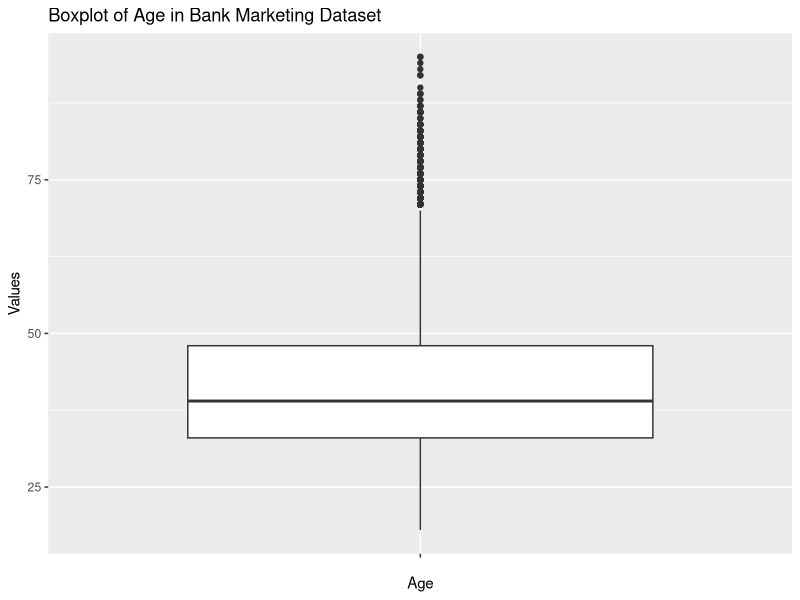
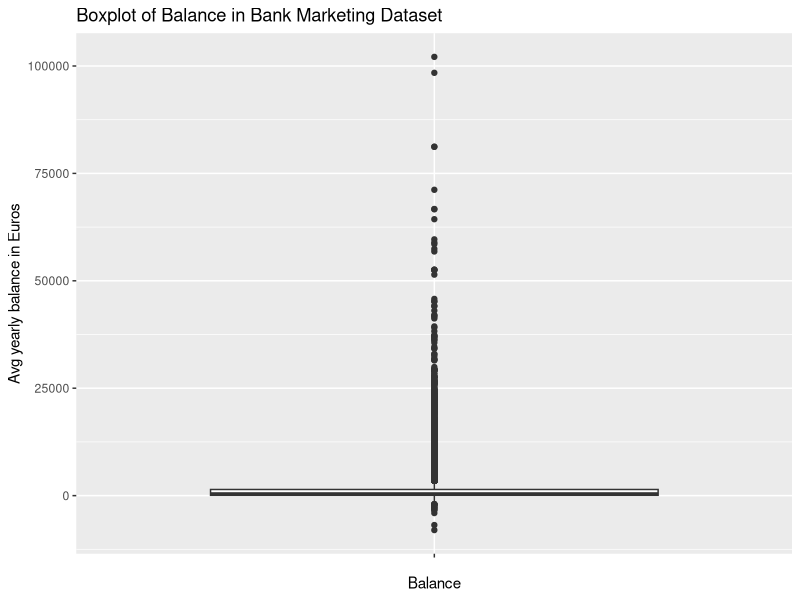
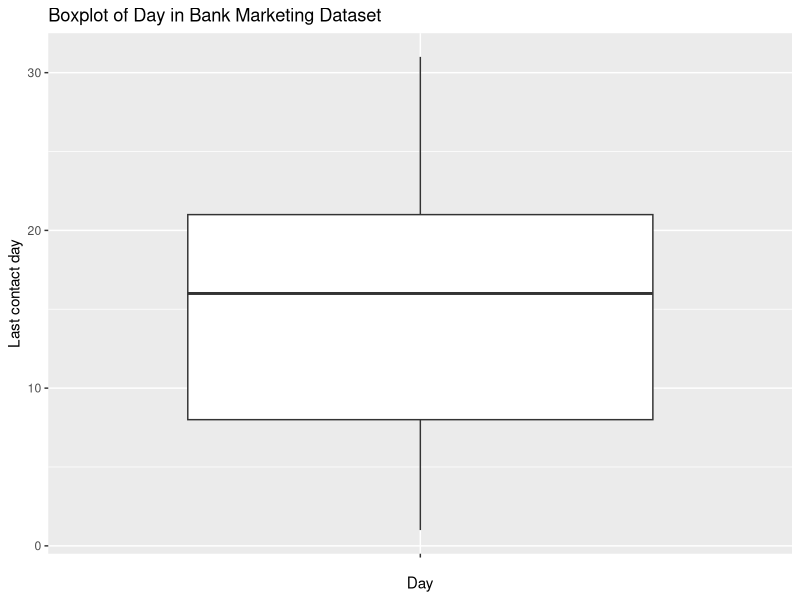
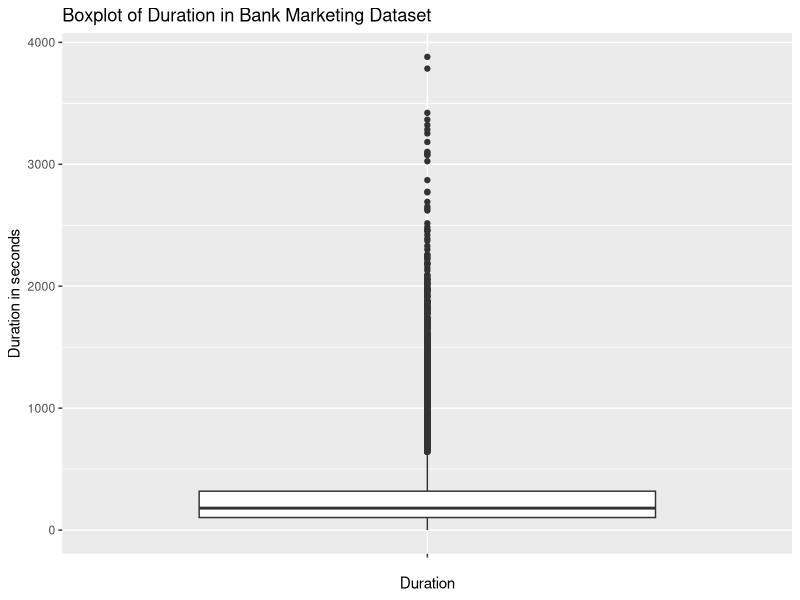
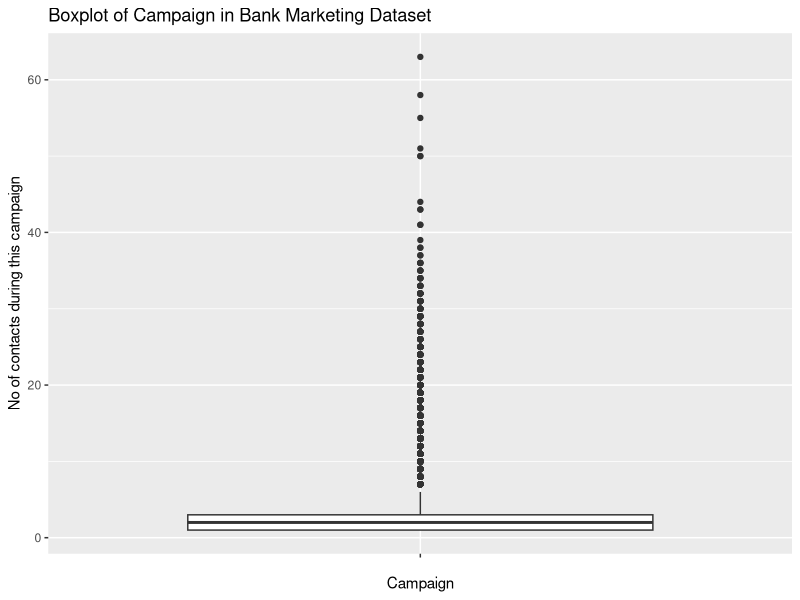
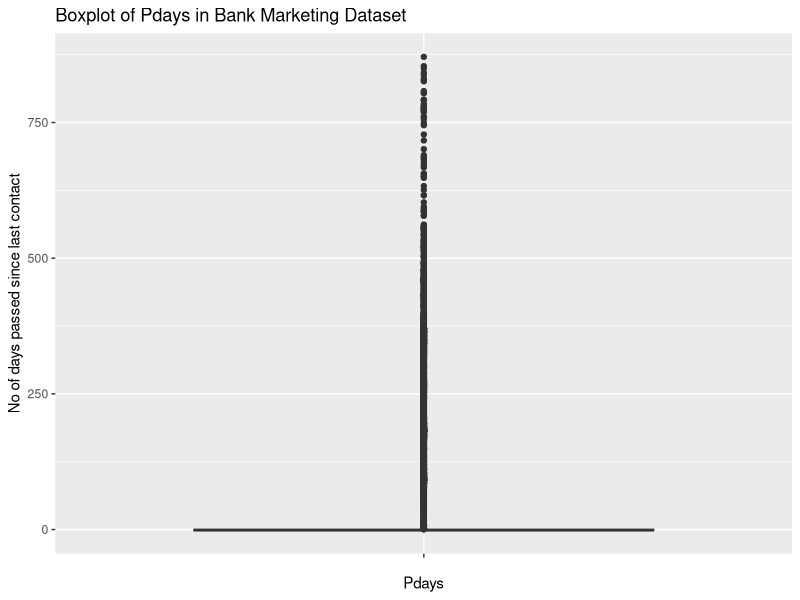
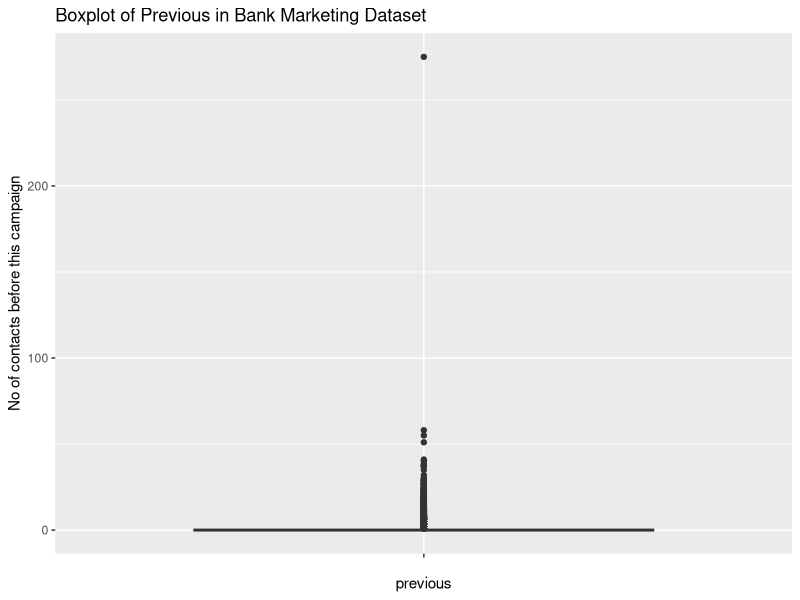
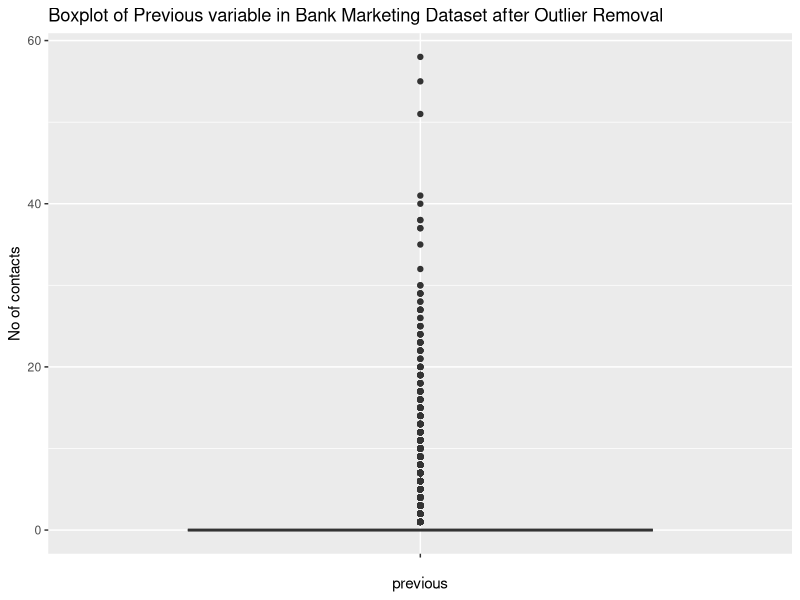

Recreate these plots in R, in order.
## ---- chunk 1
library (ggplot2)
library(dplyr)
library(tidyverse)
library(scales)
library(polycor)
library(caret)
knitr::opts_chunk$set(echo = TRUE)
## ---- chunk 2
clientdata <- read.csv("bank_marketing.csv",header=T,sep=";")
#Returns no of rows and columns
dim(clientdata)
#Returns the data type of the columns
str(clientdata)
#View(clientdata)
## ---- chunk 3
colSums(is.na(clientdata) | clientdata == "")
#Filtering rows which has non missing values in default and contact columns
clientdata <- clientdata %>% filter(default != "" & contact != "")
#Replace missing values in the "age" column with the median age of all non missing values in the same column
clientdata <- clientdata %>% mutate(across(age, ~replace_na(., median(., na.rm=TRUE))))
## ---- chunk 4
colSums(is.na(clientdata))

summary(clientdata)
## ---- chunk 5
#identifying outliers
ggplot(data = clientdata, aes(x = "", y = age)) + geom_boxplot() + 
  labs(title = "Boxplot of Age in Bank Marketing Dataset", x = "Age", y = "Values")
ggplot(data = clientdata, aes(x = "", y = balance)) + geom_boxplot() + 
  labs(title = "Boxplot of Balance in Bank Marketing Dataset", x = "Balance", y = "Avg yearly balance in Euros")
ggplot(data = clientdata, aes(x = "", y = day)) + geom_boxplot() + 
  labs(title = "Boxplot of Day in Bank Marketing Dataset", x = "Day", y = "Last contact day")
ggplot(data = clientdata, aes(x = "", y = duration)) + geom_boxplot() + 
  labs(title = "Boxplot of Duration in Bank Marketing Dataset", x = "Duration", y = "Duration in seconds")
ggplot(data = clientdata, aes(x = "", y = campaign)) + geom_boxplot() + 
  labs(title = "Boxplot of Campaign in Bank Marketing Dataset", x = "Campaign", y = "No of contacts during this campaign")
ggplot(data = clientdata, aes(x = "", y = pdays)) + geom_boxplot() + 
  labs(title = "Boxplot of Pdays in Bank Marketing Dataset", x = "Pdays", y = "No of days passed since last contact")
ggplot(data = clientdata, aes(x = "", y = previous)) + geom_boxplot() + 
  labs(title = "Boxplot of Previous in Bank Marketing Dataset", x = "previous", y = "No of contacts before this campaign")
## ---- chunk 6
#Treating Outliers
clientdata <- clientdata %>% filter(previous != max(previous))
#Checking the box plot of Previous variable after removing one outlier
ggplot(data = clientdata, aes(x = "", y = previous)) + geom_boxplot() +
  labs(title = "Boxplot of Previous variable in Bank Marketing Dataset after Outlier Removal", x = "previous", y = "No of contacts")
summary(clientdata$previous)
## ---- chunk 7
#Aggregating the data by job type
clientdata %>% group_by(job) %>% summarize(total_deposits = sum(deposit == 'yes')) %>% arrange(desc(total_deposits))
## ---- chunk 8
#Aggregating the data by month
clientdata %>% group_by(month) %>% summarize(total_deposits = sum(deposit == 'yes')) %>% arrange(desc(total_deposits))
clientdata %>% group_by(month) %>% summarize(total_contacts = sum(campaign)) %>% arrange(desc(total_contacts))
## ---- chunk 9
#Aggregating the data by poutcome
clientdata %>% group_by(poutcome) %>% summarize(total_deposits = sum(deposit == 'yes')) %>% arrange(desc(total_deposits))
## ---- chunk 10
#numerical measures of centrality --> mean, median, mode
#measures of centrality of age
mean_age <- round(mean(clientdata$age),2)
median_age <- round(median(clientdata$age),2)
mode_age <- clientdata %>% 
  count(age) %>% 
  filter(n == max(n)) %>% 
  pull(age)

#measures of centrality of balance
mean_balance <- round(mean(clientdata$balance),2)
median_balance <- round(median(clientdata$balance),2)
mode_balance <- clientdata %>% 
  count(balance) %>% 
  filter(n == max(n)) %>% 
  pull(balance)

#measures of centrality of day
mean_day <- round(mean(clientdata$day),2)
median_day <- round(median(clientdata$day),2)
mode_day <- clientdata %>% 
  count(day) %>% 
  filter(n == max(n)) %>% 
  pull(day)

#measures of centrality of duration
mean_duration <- round(mean(clientdata$duration),2)
median_duration <- round(median(clientdata$duration),2)
mode_duration <- clientdata %>% 
  count(duration) %>% 
  filter(n == max(n)) %>% 
  pull(duration)

#check if there are two modes
if (length(mode_duration) > 1) {
  mode_duration <- paste(mode_duration, collapse = ", ")
}

#measures of centrality of campaign
mean_campaign <- round(mean(clientdata$campaign),2)
median_campaign <- round(median(clientdata$campaign),2)
mode_campaign <- clientdata %>% 
  count(campaign) %>% 
  filter(n == max(n)) %>% 
  pull(campaign)

#measures of centrality of pdays
mean_pdays <- round(mean(clientdata$pdays),2)
median_pdays <- round(median(clientdata$pdays),2)
mode_pdays <- clientdata %>% 
  count(pdays) %>% 
  filter(n == max(n)) %>% 
  pull(pdays)

#measures of centrality of previous
mean_previous <- round(mean(clientdata$previous),2)
median_previous <- round(median(clientdata$previous),2)
mode_previous <- clientdata %>% 
  count(previous) %>% 
  filter(n == max(n)) %>% 
  pull(previous)

summary_df <- data.frame(
  row.names = c("Age","Balance","Day","Duration","Campaign","pdays","Previous"),
  Mean = c(mean_age,mean_balance,mean_day,mean_duration,mean_campaign,mean_pdays,mean_previous),
  Median = c(median_age,median_balance,median_day,median_duration,median_campaign,median_pdays,median_previous),
  Mode = c(mode_age,mode_balance,mode_day,mode_duration,mode_campaign,mode_pdays,mode_previous)
)
summary_df
## ---- chunk 11
#categorical measures of centrality --> mode
#mode of job
mode_job <- clientdata %>% 
  count(job) %>% 
  filter(n == max(n)) %>% 
  pull(job)

#mode of marital
mode_marital <- clientdata %>% 
  count(marital) %>% 
  filter(n == max(n)) %>% 
  pull(marital)

#mode of education
mode_education <- clientdata %>% 
  count(education) %>% 
  filter(n == max(n)) %>% 
  pull(education)

#mode of contact
mode_contact <- clientdata %>% 
  count(contact) %>% 
  filter(n == max(n)) %>% 
  pull(contact)

#mode of month
mode_month <- clientdata %>% 
  count(month) %>% 
  filter(n == max(n)) %>% 
  pull(month)

#mode of poutcome
mode_poutcome <- clientdata %>% 
  count(poutcome) %>% 
  filter(n == max(n)) %>% 
  pull(poutcome)

mode_df <- data.frame(
  row.names = c("Jobs","Marital","Education","Contact","Month","poutcome"),
  Mode = c(mode_job,mode_marital,mode_education,mode_contact,mode_month,mode_poutcome)
)
mode_df
## ---- chunk 12
#binary measures of centrality --> frequency tables 
default_table <- table(clientdata$default)
housing_table <- table(clientdata$housing)
loan_table <- table(clientdata$loan)
deposit_table <- table(clientdata$deposit)

freq_df <- rbind(default_table,housing_table,loan_table,deposit_table)
row.names(freq_df) <-  c("Default","Housing","Loan","Deposit")
freq_df
## ---- chunk 13
#measures of distribution of age
var_age <- round(var(clientdata$age),2)
sd_age <- round(sd(clientdata$age),2)
IQR_age <- round(IQR(clientdata$age),2)
q1_age <- summary(clientdata$age)[2]
q3_age <- summary(clientdata$age)[5]
range_age <- summary(clientdata$age)[6] - summary(clientdata$age)[1]

#measures of distribution of balance
var_balance <- round(var(clientdata$balance),2)
sd_balance <- round(sd(clientdata$balance),2)
IQR_balance <- round(IQR(clientdata$balance),2)
q1_balance <- summary(clientdata$balance)[2]
q3_balance <- summary(clientdata$balance)[5]
range_balance <- summary(clientdata$balance)[6] - summary(clientdata$balance)[1]

#measures of distribution of day
var_day <- round(var(clientdata$day),2)
sd_day <- round(sd(clientdata$day),2)
IQR_day <- round(IQR(clientdata$day),2)
q1_day <- summary(clientdata$day)[2]
q3_day <- summary(clientdata$day)[5]
range_day <- summary(clientdata$day)[6] - summary(clientdata$day)[1]

#measures of distribution of duration
var_duration <- round(var(clientdata$duration),2)
sd_duration <- round(sd(clientdata$duration),2)
IQR_duration <- round(IQR(clientdata$duration),2)
q1_duration <- summary(clientdata$duration)[2]
q3_duration <- summary(clientdata$duration)[5]
range_duration <- summary(clientdata$duration)[6] - summary(clientdata$duration)[1]

#measures of distribution of campaign
var_campaign <- round(var(clientdata$campaign),2)
sd_campaign <- round(sd(clientdata$campaign),2)
IQR_campaign <- round(IQR(clientdata$campaign),2)
q1_campaign <- summary(clientdata$campaign)[2]
q3_campaign <- summary(clientdata$campaign)[5]
range_campaign <- summary(clientdata$campaign)[6] - summary(clientdata$campaign)[1]

#measures of distribution of pdays
var_pdays <- round(var(clientdata$pdays),2)
sd_pdays <- round(sd(clientdata$pdays),2)
IQR_pdays <- round(IQR(clientdata$pdays),2)
q1_pdays <- summary(clientdata$pdays)[2]
q3_pdays <- summary(clientdata$pdays)[5]
range_pdays <- summary(clientdata$pdays)[6] - summary(clientdata$pdays)[1]

#measures of distribution of previous
var_previous <- round(var(clientdata$previous),2)
sd_previous <- round(sd(clientdata$previous),2)
IQR_previous <- round(IQR(clientdata$previous),2)
q1_previous <- summary(clientdata$previous)[2]
q3_previous <- summary(clientdata$previous)[5]
range_previous <- summary(clientdata$previous)[6] - summary(clientdata$previous)[1]
variability_df = data.frame(
  row.names = c("Age","Balance","Day","Duration","Campaign","pdays","Previous"),
  Variance = c(var_age,var_balance,var_day,var_duration,var_campaign,var_pdays,var_previous),
  Std_Dev = c(sd_age,sd_balance,sd_day,sd_duration,sd_campaign,sd_pdays,sd_previous),
  IQR = c(IQR_age,IQR_balance,IQR_day,IQR_duration,IQR_campaign,IQR_pdays,IQR_previous),
  First_Quartile = c(q1_age,q1_balance,q1_day,q1_duration,q1_campaign,q1_pdays,q1_previous),
  Third_Quartile = c(q3_age,q3_balance,q3_day,q3_duration,q3_campaign,q3_pdays,q3_previous),
  Range = c(range_age,range_balance,range_day,range_duration,range_campaign,range_pdays,range_previous)
)
variability_df
## ---- chunk 14
categorical_vars <- c("job","marital","education","contact", "month", "poutcome")
for (var in categorical_vars){
  freq_table <- table(clientdata[[var]])
  print(paste("Frequency Table For", var))
  print(freq_table)
}
## ---- chunk 15
#histogram of age
hist(clientdata$age, main = "Histogram of Age", xlab = "Age", ylab = "Frequency")

#histogram of duration
hist(clientdata$duration, main = "Histogram of Duration", xlab = "Duration", ylab = "Frequency")

#histogram of pdays
hist(clientdata$pdays, main = "Histogram of Pdays", xlab = "Pdays", ylab = "Frequency")

#histogram of days
hist(clientdata$day, main="Histogram of Days", breaks = 40, xlab= "Days", ylab="Frequency")
## ---- chunk 16
#correlation matrix
cols <- clientdata[, c("age", "balance", "duration","campaign", "pdays", "previous", "day", "deposit")]

# convert deposit to 1,0
cols$deposit <- ifelse(cols$deposit == "yes", 1, 0)
#correlation matrix

corr_matrix <- cor(cols, use="pairwise.complete.obs")
options(scipen = 999) # disable scientific notation
print(corr_matrix, digits = 6) # specify the number of decimal places
## ---- chunk 17
# Creating age groups
clientdata$age_group <- cut(clientdata$age, breaks = c(15, 29, 39, 49, 59, 69, 79, 95), labels = c("18-29", "30-39", "40-49", "50-59", "60-69", "70-79", "80-95"))

# Converting age to a factor
clientdata$age_group <- factor(clientdata$age_group, levels = c("18-29", "30-39", "40-49", "50-59", "60-69", "70-79", "80-95"))

# Save the modified data back to same file
write.csv(clientdata, "clientdata.csv", row.names = FALSE)

# categorical columns
cat_data <- clientdata[, c("deposit", "age_group", "marital", "job", "education", "default", "housing", "loan", "poutcome")]

# convert deposit to 1,0
cat_data$deposit <- ifelse(cat_data$deposit == "yes", 1, 0)
#view(cat_data)

#convert categorical variables to factors
cat_data$age_group <- factor(cat_data$age_group)
cat_data$marital <- factor(cat_data$marital)
cat_data$job <- factor(cat_data$job)
cat_data$education <- factor(cat_data$education)
cat_data$default <- factor(cat_data$default)
cat_data$housing <- factor(cat_data$housing)
cat_data$loan <- factor(cat_data$loan)
cat_data$poutcome <- factor(cat_data$poutcome)
corr_matrix_cat <- hetcor(as.matrix(cat_data), use = "pairwise.complete.obs")
corr_matrix_cat$correlations

## ---- chunk 18
ggplot(clientdata, aes(x = previous, y = pdays)) +
  geom_point(color = "steelblue") +
  labs(title = "Scatter plot of previous and pdays", x = "Previous", y = "Pdays")
ggplot(clientdata, aes(x = duration, y = pdays)) +
  geom_point(color = "brown") +
  labs(title = "Scatter plot of duration and pdays", x = "Duration", y = "Pdays")
ggplot(clientdata, aes(x = duration, y = previous)) +
  geom_point(color = "pink") +
  labs(title = "Scatter plot of duration and previous", x = "Duration", y = "Previous")
## ---- chunk 19
# Group data by age group and deposit, and count number of observations
agecount <- clientdata %>%
  group_by(age_group) %>%
  summarize(count = n()) %>%
  ungroup()

# Create bar chart of age groups
ggplot(agecount, aes(x = age_group, y = count)) +
  geom_bar(stat = "identity") +
  labs(title = "Clients by Age Group",
       x = "Age Group",
       y = "Count of Clients") +
  theme(axis.text.x = element_text(angle = 90, hjust = 1, vjust = 0.5))

# group data by age and deposit and calculate the count
age_depo_count <- clientdata %>%
  group_by(age_group, deposit) %>%
  summarize(count = n()) %>%
  ungroup()

# join two datasets by age group and deposit
age_depo_count_norm <- left_join(age_depo_count, agecount, by = "age_group")
#view(age_depo_count_norm)

# calculate the normalized count of deposits
age_depo_count_norm$count_norm <- age_depo_count_norm$count.x / age_depo_count_norm$count.y

# clustered bar chart deposit vs, age
ggplot(age_depo_count_norm, aes(x = age_group, y = count_norm, fill = deposit)) +
  geom_bar(stat = "identity", position = "dodge") +
  labs(title = "Deposits by Age Group",
       x = "Age Group",
       y = "Normalized Count of Deposits",
       fill = "Deposit") +
  theme(axis.text.x = element_text(angle = 90, hjust = 1, vjust = 0.5))
## ---- chunk 20
# Group data by  job and deposit, and count number of observations
jobcount <- clientdata %>%
  group_by(job) %>%
  summarize(count1 = n()) %>%
  ungroup()
#view(jobcount)

# group data by job and deposit and calculate the count
job_depo_count <- clientdata %>%
  group_by(job, deposit) %>%
  summarize(count = n()) %>%
  ungroup()
#view(job_depo_count)

# join two datasets by job and deposit
job_depo_count_norm <- left_join(job_depo_count, jobcount, by = c("job"))
#view(job_depo_count_norm)

# calculate the normalized count of deposits
job_depo_count_norm$count_norm <- job_depo_count_norm$count / job_depo_count_norm$count1

# clustered bar chart deposit vs job type
ggplot(job_depo_count_norm, aes(x = job, y = count_norm, fill = deposit)) +
  geom_bar(stat = "identity", position = "dodge") +
  labs(title = "Deposits by Job",
       x = "Job",
       y = "Normalized Count of Deposits",
       fill = "Deposit") +
  theme(axis.text.x = element_text(angle = 90, hjust = 1, vjust = 0.5))
## ---- chunk 21
# Group data by marital and deposit, and count number of observations
maritalcount <- clientdata %>%
  group_by(marital) %>%
  summarize(count1 = n()) %>%
  ungroup()
#view(maritalcount)

# group data by marital and deposit and calculate the count
marital_depo_count <- clientdata %>%
  group_by(marital, deposit) %>%
  summarize(count = n()) %>%
  ungroup()
#view(marital_depo_count)

# join two datasets by marital and deposit
marital_depo_count_norm <- left_join(marital_depo_count, maritalcount, by = c("marital"))
#view(marital_depo_count_norm)

# calculate the normalized count of deposits
marital_depo_count_norm$count_norm <- marital_depo_count_norm$count / marital_depo_count_norm$count1

# clustered bar chart deposit vs marital status
ggplot(marital_depo_count_norm, aes(x = marital, y = count_norm, fill = deposit)) +
  geom_bar(stat = "identity", position = "dodge") +
  labs(title = "Deposits by Marital Status",
       x = "Marital",
       y = "Normalized Count of Deposits",
       fill = "Deposit") +
  theme(axis.text.x = element_text(angle = 90, hjust = 1, vjust = 0.5))
## ---- chunk 22
# Group data by previous outcome and deposit, and count number of observations
previousoutcomecount <- clientdata %>%
  group_by(poutcome) %>%
  summarize(count1 = n()) %>%
  ungroup()
#view(maritalcount)

# group data by poutcome and deposit and calculate the count
poutcome_depo_count <- clientdata %>%
  group_by(poutcome, deposit) %>%
  summarize(count = n()) %>%
  ungroup()
#view(poutcome_depo_count)

# join two datasets by poutcome and deposit
poutcome_depo_count_norm <- left_join(poutcome_depo_count, previousoutcomecount, by = c("poutcome"))
#view(poutcome_depo_count_norm)

# calculate the normalized count of deposits
poutcome_depo_count_norm$count_norm <- poutcome_depo_count_norm$count / poutcome_depo_count_norm$count1

# clustered bar chart deposit vs previous outcome
ggplot(poutcome_depo_count_norm, aes(x = poutcome, y = count_norm, fill = deposit)) +
  geom_bar(stat = "identity", position = "dodge") +
  labs(title = "Deposits by Previous Outcome",
       x = "Previous Outcome",
       y = "Normalized Count of Deposits",
       fill = "Deposit") +
  theme(axis.text.x = element_text(angle = 90, hjust = 1, vjust = 0.5))
## ---- chunk 23
#creating categorical variables into factors 
clientdata$job <- as.factor(clientdata$job)
clientdata$marital <- as.factor(clientdata$marital)
clientdata$education <- as.factor(clientdata$education)
clientdata$default <- as.factor(clientdata$default)
clientdata$housing <- as.factor(clientdata$housing)
clientdata$loan <- as.factor(clientdata$loan)
clientdata$contact <- as.factor(clientdata$contact)
clientdata$poutcome <- as.factor(clientdata$poutcome)
clientdata$deposit <- factor(clientdata$deposit, levels = c("no", "yes"))

#splitting data
set.seed(123)
trainIndex <- createDataPartition(clientdata$deposit, p = 0.7, list = FALSE)
train <- clientdata[trainIndex, ]
test <- clientdata[-trainIndex, ]

#building the logistic regression model
model <- glm(deposit ~ age + job + marital + education + default + balance + housing + loan + contact + duration + campaign + pdays + previous + poutcome, data = train, family = "binomial")
summary(model)

fitted.results <- predict(model, newdata=subset(test, type = 'response'))
predicted.results <- factor(ifelse(fitted.results > 0.5, "yes", "no"), levels = levels(test$deposit))

predicted.results <- mean(predicted.results != test$deposit)

print(paste('accuracy', 1-predicted.results)) 

## ---- chunk 24
final_model <- glm(deposit ~ job + housing + duration  + campaign + poutcome, data = train, family = binomial())
summary(final_model)


fitted.results1 <- predict(final_model, newdata=subset(test, type = 'response'))
predicted.results1 <- factor(ifelse(fitted.results1 > 0.5, "yes", "no"), levels = levels(test$deposit))
confusion_matrix <- confusionMatrix(predicted.results1, test$deposit)
accuracy <- mean(predicted.results1 == test$deposit)


predicted.results1 <- mean(predicted.results1 != test$deposit)

predicted.results1 <- as.numeric(predicted.results1)
results_df <- data.frame(Predicted = predicted.results1, Actual = as.numeric(test$deposit))

# print confusion matrix
print(confusion_matrix$table)

# print accuracy
accuracy <- confusion_matrix$overall['Accuracy']
print(paste('accuracy', accuracy))

# print other evaluation metrics
print(confusion_matrix$byClass)
